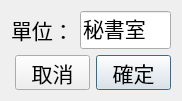
<?xml version="1.0" encoding="UTF-8"?>
<ui version="4.0">
 <class>Dialog</class>
 <widget class="QDialog" name="Dialog">
  <property name="geometry">
   <rect>
    <x>0</x>
    <y>0</y>
    <width>182</width>
    <height>96</height>
   </rect>
  </property>
  <property name="windowTitle">
   <string>維護設定</string>
  </property>
  <layout class="QVBoxLayout" name="verticalLayout">
   <item>
    <layout class="QHBoxLayout" name="horizontalLayout">
     <item>
      <widget class="QLabel" name="label">
       <property name="font">
        <font>
         <family>微軟正黑體</family>
         <pointsize>16</pointsize>
        </font>
       </property>
       <property name="text">
        <string>單位：</string>
       </property>
      </widget>
     </item>
     <item>
      <widget class="QLineEdit" name="lineEdit">
       <property name="font">
        <font>
         <family>微軟正黑體</family>
         <pointsize>16</pointsize>
        </font>
       </property>
       <property name="text">
        <string>秘書室</string>
       </property>
      </widget>
     </item>
    </layout>
   </item>
   <item>
    <layout class="QHBoxLayout" name="horizontalLayout_4">
     <item>
      <spacer name="horizontalSpacer">
       <property name="orientation">
        <enum>Qt::Horizontal</enum>
       </property>
       <property name="sizeHint" stdset="0">
        <size>
         <width>40</width>
         <height>20</height>
        </size>
       </property>
      </spacer>
     </item>
     <item>
      <widget class="QPushButton" name="cancelBtn">
       <property name="maximumSize">
        <size>
         <width>75</width>
         <height>35</height>
        </size>
       </property>
       <property name="font">
        <font>
         <family>微軟正黑體</family>
         <pointsize>16</pointsize>
        </font>
       </property>
       <property name="text">
        <string>取消</string>
       </property>
       <property name="autoDefault">
        <bool>false</bool>
       </property>
      </widget>
     </item>
     <item>
      <widget class="QPushButton" name="submitBtn">
       <property name="maximumSize">
        <size>
         <width>75</width>
         <height>35</height>
        </size>
       </property>
       <property name="font">
        <font>
         <family>微軟正黑體</family>
         <pointsize>16</pointsize>
        </font>
       </property>
       <property name="text">
        <string>確定</string>
       </property>
       <property name="default">
        <bool>true</bool>
       </property>
      </widget>
     </item>
    </layout>
   </item>
  </layout>
 </widget>
 <tabstops>
  <tabstop>cancelBtn</tabstop>
  <tabstop>submitBtn</tabstop>
 </tabstops>
 <resources/>
 <connections>
  <connection>
   <sender>cancelBtn</sender>
   <signal>clicked()</signal>
   <receiver>Dialog</receiver>
   <slot>reject()</slot>
   <hints>
    <hint type="sourcelabel">
     <x>709</x>
     <y>316</y>
    </hint>
    <hint type="destinationlabel">
     <x>642</x>
     <y>311</y>
    </hint>
   </hints>
  </connection>
 </connections>
</ui>
